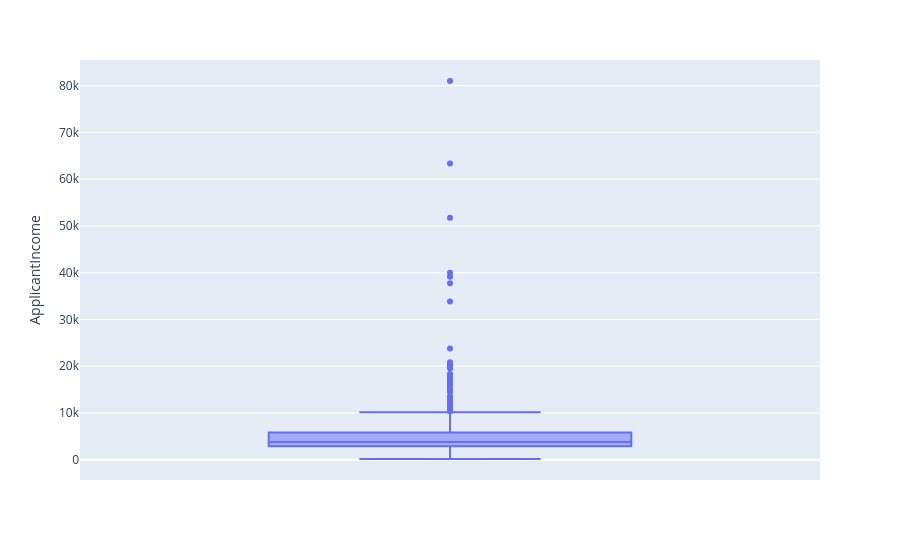

Here is the notebook cell this chart was saved with:
### Code cell
fig = px.box(df,y= 'ApplicantIncome')
fig.show()

### Figure 1 — Plotly figure (JSON) as saved in the notebook; plotly's stock layout.template omitted (floating-point values rounded to 4 significant figures; data arrays with more than 128 entries replaced by an {"elided": "..."} marker saying what was removed)
{"data": [{"alignmentgroup": "True", "hovertemplate": "ApplicantIncome=%{y}<extra></extra>", "legendgroup": "", "marker": {"color": "#636efa"}, "name": "", "notched": false, "offsetgroup": "", "orientation": "v", "showlegend": false, "type": "box", "x0": " ", "xaxis": "x", "y": {"elided": "614 int values"}, "y0": " ", "yaxis": "y"}], "layout": {"boxmode": "group", "legend": {"tracegroupgap": 0}, "margin": {"t": 60}, "xaxis": {"anchor": "y", "domain": [0, 1]}, "yaxis": {"anchor": "x", "domain": [0, 1], "title": {"text": "ApplicantIncome"}}}}
